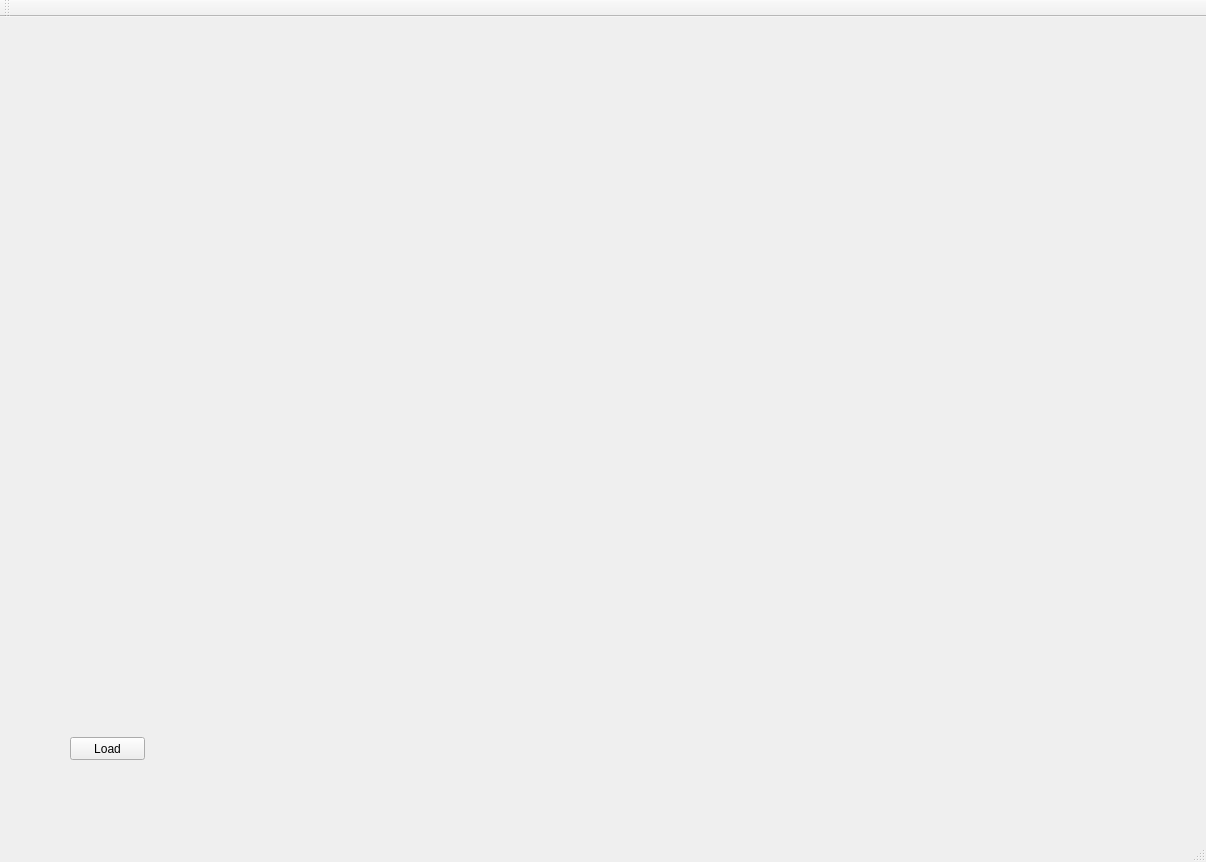
<?xml version="1.0" encoding="UTF-8"?>
<ui version="4.0">
 <class>MainWindow</class>
 <widget class="QMainWindow" name="MainWindow">
  <property name="geometry">
   <rect>
    <x>0</x>
    <y>0</y>
    <width>1206</width>
    <height>862</height>
   </rect>
  </property>
  <property name="windowTitle">
   <string>MainWindow</string>
  </property>
  <widget class="QWidget" name="centralWidget">
   <widget class="QWidget" name="verticalLayoutWidget">
    <property name="geometry">
     <rect>
      <x>70</x>
      <y>20</y>
      <width>1031</width>
      <height>671</height>
     </rect>
    </property>
    <layout class="QVBoxLayout" name="verticalLayout"/>
   </widget>
   <widget class="QPushButton" name="PB_load">
    <property name="geometry">
     <rect>
      <x>70</x>
      <y>720</y>
      <width>75</width>
      <height>23</height>
     </rect>
    </property>
    <property name="text">
     <string>Load</string>
    </property>
   </widget>
  </widget>
  <widget class="QMenuBar" name="menuBar">
   <property name="geometry">
    <rect>
     <x>0</x>
     <y>0</y>
     <width>1206</width>
     <height>21</height>
    </rect>
   </property>
  </widget>
  <widget class="QToolBar" name="mainToolBar">
   <attribute name="toolBarArea">
    <enum>TopToolBarArea</enum>
   </attribute>
   <attribute name="toolBarBreak">
    <bool>false</bool>
   </attribute>
  </widget>
  <widget class="QStatusBar" name="statusBar"/>
 </widget>
 <layoutdefault spacing="6" margin="11"/>
 <resources/>
 <connections/>
</ui>
